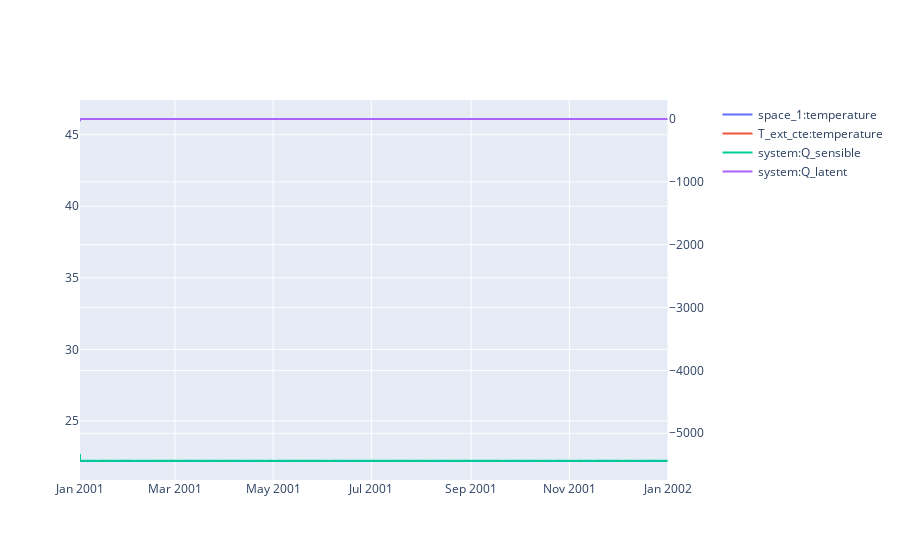

Source (notebook cell):
### Code cell
variables = [pro.component("space_1").variable("temperature"),
             pro.component("T_ext_cte").variable("temperature"),
             pro.component("system").variable("Q_sensible"),
             pro.component("system").variable("Q_latent"),
             ]
sim.plot(pro.dates(),variables,axis=[1,1,2,2])

### Figure 1 — Plotly figure (JSON) as saved in the notebook; plotly's stock layout.template omitted (floating-point values rounded to 4 significant figures; data arrays with more than 128 entries replaced by an {"elided": "..."} marker saying what was removed)
{"data": [{"hovertemplate": "date=%{x}<br>space_1:temperature=%{y}<extra></extra>", "legendgroup": "", "line": {"dash": "solid"}, "marker": {"symbol": "circle"}, "mode": "lines", "name": "space_1:temperature", "showlegend": true, "type": "scattergl", "x": {"elided": "8760 str values"}, "xaxis": "x", "y": {"elided": "8760 float values"}, "yaxis": "y"}, {"hovertemplate": "date=%{x}<br>T_ext_cte:temperature=%{y}<extra></extra>", "legendgroup": "", "line": {"dash": "solid"}, "marker": {"symbol": "circle"}, "mode": "lines", "name": "T_ext_cte:temperature", "showlegend": true, "type": "scattergl", "x": {"elided": "8760 str values"}, "xaxis": "x", "y": {"elided": "8760 float values"}, "yaxis": "y"}, {"hovertemplate": "date=%{x}<br>system:Q_sensible=%{y}<extra></extra>", "legendgroup": "", "line": {"dash": "solid"}, "marker": {"symbol": "circle"}, "mode": "lines", "name": "system:Q_sensible", "showlegend": true, "type": "scattergl", "x": {"elided": "8760 str values"}, "xaxis": "x", "y": {"elided": "8760 float values"}, "yaxis": "y2"}, {"hovertemplate": "date=%{x}<br>system:Q_latent=%{y}<extra></extra>", "legendgroup": "", "line": {"dash": "solid"}, "marker": {"symbol": "circle"}, "mode": "lines", "name": "system:Q_latent", "showlegend": true, "type": "scattergl", "x": {"elided": "8760 str values"}, "xaxis": "x", "y": {"elided": "8760 float values"}, "yaxis": "y2"}], "layout": {"xaxis": {"anchor": "y", "domain": [0, 0.94]}, "yaxis": {"anchor": "x", "domain": [0, 1]}, "yaxis2": {"anchor": "x", "overlaying": "y", "side": "right"}}}
